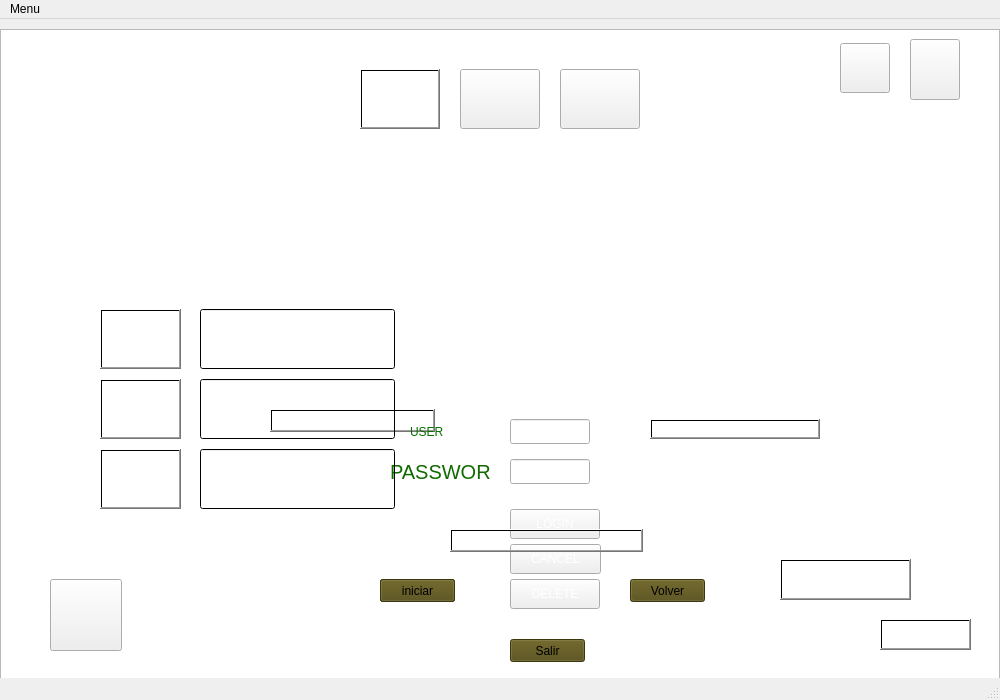
<?xml version="1.0" encoding="UTF-8"?>
<ui version="4.0">
 <class>MainWindow</class>
 <widget class="QMainWindow" name="MainWindow">
  <property name="geometry">
   <rect>
    <x>0</x>
    <y>0</y>
    <width>1000</width>
    <height>700</height>
   </rect>
  </property>
  <property name="windowTitle">
   <string>MainWindow</string>
  </property>
  <widget class="QWidget" name="centralwidget">
   <widget class="QGraphicsView" name="graphicsView">
    <property name="geometry">
     <rect>
      <x>0</x>
      <y>10</y>
      <width>1000</width>
      <height>700</height>
     </rect>
    </property>
    <property name="verticalScrollBarPolicy">
     <enum>Qt::ScrollBarAlwaysOff</enum>
    </property>
    <property name="horizontalScrollBarPolicy">
     <enum>Qt::ScrollBarAlwaysOff</enum>
    </property>
   </widget>
   <widget class="QPushButton" name="boton_nuevapartida">
    <property name="geometry">
     <rect>
      <x>270</x>
      <y>390</y>
      <width>165</width>
      <height>23</height>
     </rect>
    </property>
    <property name="toolTip">
     <string/>
    </property>
    <property name="styleSheet">
     <string notr="true">background-color: qlineargradient(spread:pad, x1:0, y1:0, x2:0, y2:0, stop:0 rgba(0, 0, 0, 0), stop:1 rgba(255, 255, 255, 255));
border-image: url(:/recursos/Imagenes/VACIO.png);
background-image: url(:/recursos/Imagenes/new_game.png);</string>
    </property>
    <property name="text">
     <string/>
    </property>
   </widget>
   <widget class="QPushButton" name="boton_cargarpartida">
    <property name="geometry">
     <rect>
      <x>650</x>
      <y>400</y>
      <width>170</width>
      <height>20</height>
     </rect>
    </property>
    <property name="styleSheet">
     <string notr="true">background-color: qlineargradient(spread:pad, x1:0, y1:0, x2:0, y2:0, stop:0 rgba(0, 0, 0, 0), stop:1 rgba(255, 255, 255, 255));
border-image: url(:/recursos/Imagenes/VACIO.png);
background-image: url(:/recursos/Imagenes/load_game.png);</string>
    </property>
    <property name="text">
     <string/>
    </property>
   </widget>
   <widget class="QPushButton" name="boton_partida2">
    <property name="geometry">
     <rect>
      <x>100</x>
      <y>360</y>
      <width>81</width>
      <height>60</height>
     </rect>
    </property>
    <property name="styleSheet">
     <string notr="true">background-color: qlineargradient(spread:pad, x1:0, y1:0, x2:0, y2:0, stop:0 rgba(0, 0, 0, 0), stop:1 rgba(255, 255, 255, 255));
background-image: url(:/recursos/Imagenes/2.png);
border-image: url(:/recursos/Imagenes/VACIO.png);</string>
    </property>
    <property name="text">
     <string/>
    </property>
   </widget>
   <widget class="QPushButton" name="boton_partida1">
    <property name="geometry">
     <rect>
      <x>100</x>
      <y>290</y>
      <width>81</width>
      <height>60</height>
     </rect>
    </property>
    <property name="styleSheet">
     <string notr="true">background-color: qlineargradient(spread:pad, x1:0, y1:0, x2:0, y2:0, stop:0 rgba(0, 0, 0, 0), stop:1 rgba(255, 255, 255, 255));
background-image: url(:/recursos/Imagenes/1.png);
border-image: url(:/recursos/Imagenes/VACIO.png);</string>
    </property>
    <property name="text">
     <string/>
    </property>
   </widget>
   <widget class="QPushButton" name="boton_partida3">
    <property name="geometry">
     <rect>
      <x>100</x>
      <y>430</y>
      <width>81</width>
      <height>60</height>
     </rect>
    </property>
    <property name="styleSheet">
     <string notr="true">background-color: qlineargradient(spread:pad, x1:0, y1:0, x2:0, y2:0, stop:0 rgba(0, 0, 0, 0), stop:1 rgba(255, 255, 255, 255));
background-image: url(:/recursos/Imagenes/3.png);
border-image: url(:/recursos/Imagenes/VACIO.png);</string>
    </property>
    <property name="text">
     <string/>
    </property>
   </widget>
   <widget class="QPushButton" name="boton_regresar">
    <property name="geometry">
     <rect>
      <x>780</x>
      <y>540</y>
      <width>131</width>
      <height>41</height>
     </rect>
    </property>
    <property name="styleSheet">
     <string notr="true">background-color: qlineargradient(spread:pad, x1:0, y1:0, x2:0, y2:0, stop:0 rgba(0, 0, 0, 0), stop:1 rgba(255, 255, 255, 255));
border-image: url(:/recursos/Imagenes/VACIO.png);
color: rgb(255, 255, 255);
font: 75 16pt &quot;Trajan Pro 3&quot;;</string>
    </property>
    <property name="text">
     <string>BACK</string>
    </property>
   </widget>
   <widget class="QPushButton" name="pausar">
    <property name="geometry">
     <rect>
      <x>910</x>
      <y>20</y>
      <width>50</width>
      <height>61</height>
     </rect>
    </property>
    <property name="styleSheet">
     <string notr="true">border-image: url(:/recursos/Imagenes/pausa.png);</string>
    </property>
    <property name="text">
     <string/>
    </property>
   </widget>
   <widget class="QLineEdit" name="lineEdit1">
    <property name="geometry">
     <rect>
      <x>200</x>
      <y>290</y>
      <width>195</width>
      <height>60</height>
     </rect>
    </property>
    <property name="styleSheet">
     <string notr="true">background-color: qlineargradient(spread:pad, x1:0, y1:0, x2:0, y2:0, stop:0 rgba(0, 0, 0, 0), stop:1 rgba(255, 255, 255, 255));
color: rgb(255, 255, 255);
font: 75 10pt &quot;Trajan Pro 3&quot;;
border-image: url(:/recursos/Imagenes/VACIO.png);</string>
    </property>
    <property name="text">
     <string/>
    </property>
   </widget>
   <widget class="QLineEdit" name="lineEdit2">
    <property name="geometry">
     <rect>
      <x>200</x>
      <y>360</y>
      <width>195</width>
      <height>60</height>
     </rect>
    </property>
    <property name="styleSheet">
     <string notr="true">background-color: qlineargradient(spread:pad, x1:0, y1:0, x2:0, y2:0, stop:0 rgba(0, 0, 0, 0), stop:1 rgba(255, 255, 255, 255));
font: 75 10pt &quot;Trajan Pro 3&quot;;
color: rgb(255, 255, 255);
border-image: url(:/recursos/Imagenes/VACIO.png);</string>
    </property>
    <property name="text">
     <string/>
    </property>
   </widget>
   <widget class="QLineEdit" name="lineEdit3">
    <property name="geometry">
     <rect>
      <x>200</x>
      <y>430</y>
      <width>195</width>
      <height>60</height>
     </rect>
    </property>
    <property name="styleSheet">
     <string notr="true">background-color: qlineargradient(spread:pad, x1:0, y1:0, x2:0, y2:0, stop:0 rgba(0, 0, 0, 0), stop:1 rgba(255, 255, 255, 255));
font: 75 10pt &quot;Trajan Pro 3&quot;;
color: rgb(255, 255, 255);
border-image: url(:/recursos/Imagenes/VACIO.png);</string>
    </property>
   </widget>
   <widget class="QPushButton" name="boton_guardarpartida1">
    <property name="geometry">
     <rect>
      <x>360</x>
      <y>50</y>
      <width>80</width>
      <height>60</height>
     </rect>
    </property>
    <property name="styleSheet">
     <string notr="true">background-color: qlineargradient(spread:pad, x1:0, y1:0, x2:0, y2:0, stop:0 rgba(0, 0, 0, 0), stop:1 rgba(255, 255, 255, 255));
background-image: url(:/recursos/Imagenes/1.png);</string>
    </property>
    <property name="text">
     <string/>
    </property>
   </widget>
   <widget class="QPushButton" name="boton_guardarpartida2">
    <property name="geometry">
     <rect>
      <x>460</x>
      <y>50</y>
      <width>80</width>
      <height>60</height>
     </rect>
    </property>
    <property name="styleSheet">
     <string notr="true">border-image: url(:/recursos/Imagenes/2.jpg);</string>
    </property>
    <property name="text">
     <string/>
    </property>
   </widget>
   <widget class="QPushButton" name="boton_guardarpartida3">
    <property name="geometry">
     <rect>
      <x>560</x>
      <y>50</y>
      <width>80</width>
      <height>60</height>
     </rect>
    </property>
    <property name="styleSheet">
     <string notr="true">border-image: url(:/recursos/Imagenes/3.jpg);</string>
    </property>
    <property name="text">
     <string/>
    </property>
   </widget>
   <widget class="QPushButton" name="guardar">
    <property name="geometry">
     <rect>
      <x>840</x>
      <y>24</y>
      <width>50</width>
      <height>50</height>
     </rect>
    </property>
    <property name="styleSheet">
     <string notr="true">border-image: url(:/recursos/Imagenes/guardar.png);</string>
    </property>
    <property name="text">
     <string/>
    </property>
   </widget>
   <widget class="QLabel" name="Quemado">
    <property name="geometry">
     <rect>
      <x>30</x>
      <y>10</y>
      <width>50</width>
      <height>50</height>
     </rect>
    </property>
    <property name="text">
     <string/>
    </property>
   </widget>
   <widget class="QLabel" name="Triturado">
    <property name="geometry">
     <rect>
      <x>15</x>
      <y>0</y>
      <width>70</width>
      <height>70</height>
     </rect>
    </property>
    <property name="text">
     <string/>
    </property>
   </widget>
   <widget class="QLabel" name="Portal">
    <property name="geometry">
     <rect>
      <x>-20</x>
      <y>560</y>
      <width>70</width>
      <height>70</height>
     </rect>
    </property>
    <property name="text">
     <string/>
    </property>
   </widget>
   <widget class="QLabel" name="label_inicio_de_sesion">
    <property name="geometry">
     <rect>
      <x>410</x>
      <y>360</y>
      <width>211</width>
      <height>16</height>
     </rect>
    </property>
    <property name="styleSheet">
     <string notr="true">font: 75 12pt &quot;Trajan Pro 3&quot;;
border-image: url(:/recursos/Imagenes/VACIO.png);
color: rgb(255, 255, 255);</string>
    </property>
    <property name="text">
     <string>LOGIN SESSION</string>
    </property>
   </widget>
   <widget class="QLabel" name="label_usuario">
    <property name="geometry">
     <rect>
      <x>410</x>
      <y>400</y>
      <width>80</width>
      <height>25</height>
     </rect>
    </property>
    <property name="styleSheet">
     <string notr="true">font: 75 15pt &quot;MS Sans Serif&quot;;
border-image: url(:/recursos/Imagenes/VACIO.png);
color: rgb(7, 111, 0);</string>
    </property>
    <property name="text">
     <string>USER</string>
    </property>
   </widget>
   <widget class="QLabel" name="label_clave">
    <property name="geometry">
     <rect>
      <x>390</x>
      <y>440</y>
      <width>101</width>
      <height>25</height>
     </rect>
    </property>
    <property name="font">
     <font>
      <family>MS Sans Serif</family>
      <pointsize>15</pointsize>
      <weight>9</weight>
      <italic>false</italic>
      <bold>false</bold>
     </font>
    </property>
    <property name="styleSheet">
     <string notr="true">font: 75 15pt &quot;MS Sans Serif&quot;;
border-image: url(:/recursos/Imagenes/VACIO.png);
color: rgb(16, 106, 0);</string>
    </property>
    <property name="text">
     <string>PASSWORD</string>
    </property>
   </widget>
   <widget class="QLineEdit" name="usuario">
    <property name="geometry">
     <rect>
      <x>510</x>
      <y>400</y>
      <width>80</width>
      <height>25</height>
     </rect>
    </property>
   </widget>
   <widget class="QLineEdit" name="clave">
    <property name="geometry">
     <rect>
      <x>510</x>
      <y>440</y>
      <width>80</width>
      <height>25</height>
     </rect>
    </property>
   </widget>
   <widget class="QPushButton" name="boton_ingresar">
    <property name="geometry">
     <rect>
      <x>510</x>
      <y>490</y>
      <width>90</width>
      <height>30</height>
     </rect>
    </property>
    <property name="styleSheet">
     <string notr="true">font: 75 12pt &quot;Trajan Pro 3&quot;;
border-image: url(:/recursos/Imagenes/VACIO.png);
color: rgb(255, 255, 255);</string>
    </property>
    <property name="text">
     <string>LOGIN</string>
    </property>
   </widget>
   <widget class="QPushButton" name="boton_cancelar">
    <property name="geometry">
     <rect>
      <x>510</x>
      <y>525</y>
      <width>91</width>
      <height>30</height>
     </rect>
    </property>
    <property name="styleSheet">
     <string notr="true">font: 75 12pt &quot;Trajan Pro 3&quot;;
border-image: url(:/recursos/Imagenes/VACIO.png);
color: rgb(255, 255, 255);</string>
    </property>
    <property name="text">
     <string>CANCEL</string>
    </property>
   </widget>
   <widget class="QPushButton" name="boton_eliminar">
    <property name="geometry">
     <rect>
      <x>510</x>
      <y>560</y>
      <width>90</width>
      <height>30</height>
     </rect>
    </property>
    <property name="styleSheet">
     <string notr="true">font: 75 12pt &quot;Trajan Pro 3&quot;;
border-image: url(:/recursos/Imagenes/VACIO.png);
color: rgb(255, 255, 255);</string>
    </property>
    <property name="text">
     <string>DELETE</string>
    </property>
   </widget>
   <widget class="QPushButton" name="boton_volveralmenu">
    <property name="geometry">
     <rect>
      <x>880</x>
      <y>600</y>
      <width>91</width>
      <height>31</height>
     </rect>
    </property>
    <property name="styleSheet">
     <string notr="true">background-color: qlineargradient(spread:pad, x1:0, y1:0, x2:0, y2:0, stop:0 rgba(0, 0, 0, 0), stop:1 rgba(255, 255, 255, 255));
font: 75 20pt &quot;Trajan Pro 3&quot;;
border-image: url(:/recursos/Imagenes/VACIO.png);
color: rgb(255, 255, 255);
</string>
    </property>
    <property name="text">
     <string>MENU</string>
    </property>
   </widget>
   <widget class="QPushButton" name="boton_multijugador">
    <property name="geometry">
     <rect>
      <x>450</x>
      <y>510</y>
      <width>193</width>
      <height>23</height>
     </rect>
    </property>
    <property name="styleSheet">
     <string notr="true">background-color: qlineargradient(spread:pad, x1:0, y1:0, x2:0, y2:0, stop:0 rgba(0, 0, 0, 0), stop:1 rgba(255, 255, 255, 255));
border-image: url(:/recursos/Imagenes/VACIO.png);
background-image: url(:/recursos/Imagenes/multiplayer.png);</string>
    </property>
    <property name="text">
     <string/>
    </property>
   </widget>
   <widget class="QLabel" name="label_ganador_multijugador">
    <property name="geometry">
     <rect>
      <x>10</x>
      <y>80</y>
      <width>400</width>
      <height>60</height>
     </rect>
    </property>
    <property name="styleSheet">
     <string notr="true">font: 75 20pt &quot;Trajan Pro 3&quot;;
border-image: url(:/recursos/Imagenes/VACIO.png);
color: rgb(255, 255, 255);</string>
    </property>
    <property name="text">
     <string/>
    </property>
   </widget>
   <widget class="QPushButton" name="boton_informacion">
    <property name="geometry">
     <rect>
      <x>50</x>
      <y>560</y>
      <width>72</width>
      <height>72</height>
     </rect>
    </property>
    <property name="styleSheet">
     <string notr="true">border-image: url(:/recursos/Imagenes/informacion.png);</string>
    </property>
    <property name="text">
     <string/>
    </property>
   </widget>
   <widget class="QPushButton" name="Registrar">
    <property name="geometry">
     <rect>
      <x>380</x>
      <y>560</y>
      <width>75</width>
      <height>23</height>
     </rect>
    </property>
    <property name="styleSheet">
     <string notr="true">background-color: rgb(83, 75, 17);</string>
    </property>
    <property name="text">
     <string>Registrarse</string>
    </property>
   </widget>
   <widget class="QPushButton" name="Salir">
    <property name="geometry">
     <rect>
      <x>510</x>
      <y>620</y>
      <width>75</width>
      <height>23</height>
     </rect>
    </property>
    <property name="styleSheet">
     <string notr="true">background-color: rgb(83, 75, 17);</string>
    </property>
    <property name="text">
     <string>Salir</string>
    </property>
   </widget>
   <widget class="QPushButton" name="Volver">
    <property name="geometry">
     <rect>
      <x>630</x>
      <y>560</y>
      <width>75</width>
      <height>23</height>
     </rect>
    </property>
    <property name="styleSheet">
     <string notr="true">background-color: rgb(83, 75, 17);</string>
    </property>
    <property name="text">
     <string>Volver</string>
    </property>
   </widget>
   <widget class="QPushButton" name="Iniciar">
    <property name="geometry">
     <rect>
      <x>380</x>
      <y>560</y>
      <width>75</width>
      <height>23</height>
     </rect>
    </property>
    <property name="styleSheet">
     <string notr="true">background-color: rgb(83, 75, 17);</string>
    </property>
    <property name="text">
     <string>iniciar</string>
    </property>
   </widget>
   <zorder>graphicsView</zorder>
   <zorder>boton_nuevapartida</zorder>
   <zorder>boton_cargarpartida</zorder>
   <zorder>boton_partida1</zorder>
   <zorder>boton_partida2</zorder>
   <zorder>boton_regresar</zorder>
   <zorder>pausar</zorder>
   <zorder>lineEdit1</zorder>
   <zorder>lineEdit2</zorder>
   <zorder>guardar</zorder>
   <zorder>boton_guardarpartida1</zorder>
   <zorder>boton_guardarpartida3</zorder>
   <zorder>boton_guardarpartida2</zorder>
   <zorder>Quemado</zorder>
   <zorder>Triturado</zorder>
   <zorder>Portal</zorder>
   <zorder>label_inicio_de_sesion</zorder>
   <zorder>label_usuario</zorder>
   <zorder>label_clave</zorder>
   <zorder>usuario</zorder>
   <zorder>clave</zorder>
   <zorder>boton_ingresar</zorder>
   <zorder>boton_cancelar</zorder>
   <zorder>boton_eliminar</zorder>
   <zorder>boton_volveralmenu</zorder>
   <zorder>boton_multijugador</zorder>
   <zorder>label_ganador_multijugador</zorder>
   <zorder>lineEdit3</zorder>
   <zorder>boton_partida3</zorder>
   <zorder>boton_informacion</zorder>
   <zorder>Registrar</zorder>
   <zorder>Salir</zorder>
   <zorder>Volver</zorder>
   <zorder>Iniciar</zorder>
  </widget>
  <widget class="QMenuBar" name="menubar">
   <property name="geometry">
    <rect>
     <x>0</x>
     <y>0</y>
     <width>1000</width>
     <height>21</height>
    </rect>
   </property>
   <widget class="QMenu" name="menuMenu">
    <property name="title">
     <string>Menu</string>
    </property>
    <addaction name="actionGuardar_partida"/>
    <addaction name="actioneliminar"/>
   </widget>
   <addaction name="menuMenu"/>
  </widget>
  <widget class="QStatusBar" name="statusbar"/>
  <action name="actionGuardar_partida">
   <property name="icon">
    <iconset resource="recursos.qrc">
     <normaloff>:/recursos/Imagenes/guardar.png</normaloff>:/recursos/Imagenes/guardar.png</iconset>
   </property>
   <property name="text">
    <string>Guardar partida</string>
   </property>
  </action>
  <action name="actioneliminar">
   <property name="icon">
    <iconset resource="recursos.qrc">
     <normaloff>:/recursos/Imagenes/1.png</normaloff>:/recursos/Imagenes/1.png</iconset>
   </property>
   <property name="text">
    <string>Eliminar</string>
   </property>
  </action>
 </widget>
 <resources>
  <include location="recursos.qrc"/>
 </resources>
 <connections/>
</ui>
